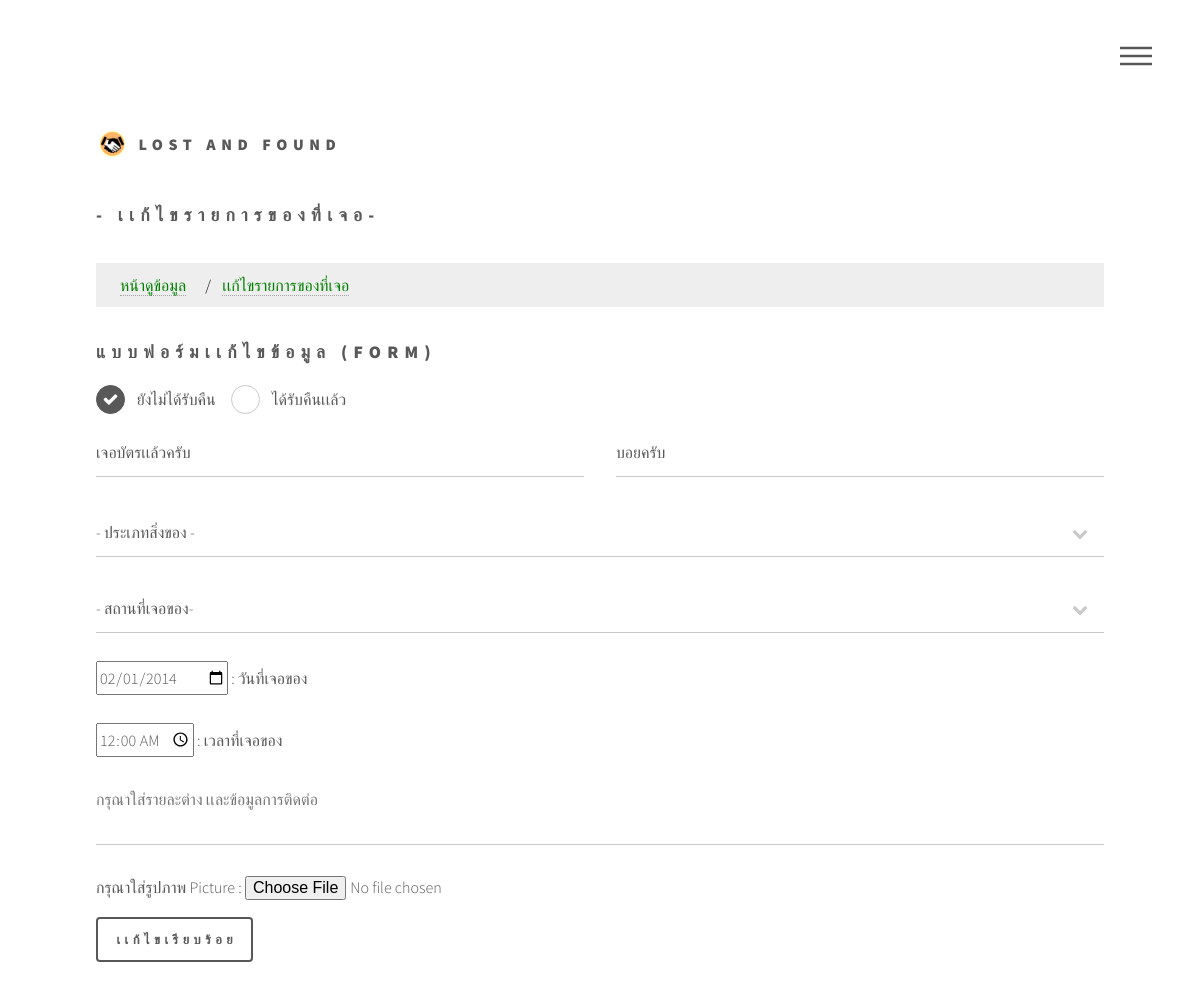
The app's page /fromupdatefound.php?found_id=1 with its own data.
### tables this page shows
CREATE TABLE `founditem` (
  `found_id` int(5) UNSIGNED NOT NULL,
  `name` varchar(30) NOT NULL,
  `fname` varchar(50) NOT NULL,
  `place_id` int(5) NOT NULL,
  `type_id` int(5) NOT NULL,
  `date` date NOT NULL,
  `time` time NOT NULL,
  `description` text NOT NULL,
  `photo` varchar(200) NOT NULL,
  `status` varchar(20) NOT NULL
);

### fromupdatefound.php (the view, shortened to what this page needs)
<?php
      require 'conectfromfound.php';
      $found_id = $_GET['found_id'];
      $qfound = "SELECT * FROM founditem  WHERE found_id='$found_id'";
      $resfound = mysqli_query($dbcon, $qfound);
      $rowfound = mysqli_fetch_array($resfound, MYSQLI_ASSOC);
?>
<!DOCTYPE HTML>
<html>
	<head>
		<link rel="stylesheet" href="assets/css/main.css" />
	</head>
	<body>
			<div id="wrapper">
					<header id="header">
						<div class="inner">
								<a href="index.phph" class="logo">
									<span class="symbol"><img src="images/11.svg" alt="" /></span><span class="title">LOST And FOUND</span>
								</a>
								<nav>
									<ul>
										<li><a href="#menu">Menu</a></li>
									</ul>
								</nav>
						</div>
					</header>
					<div id="main">
						<div class="inner">
<h2>- เเก้ไขรายการของที่เจอ- </h2>
<ul class="breadcrumb">
  <li><a href="3.php">หน้าดูข้อมูล</a></li>
  <li><a href="fromupdatefound.html">เเก้ไขรายการของที่เจอ</a></li>
</ul>
								<section>
									<h2>แบบฟอร์มเเก้ไขข้อมูล (Form)</h2>
									<form method="post" action="updatefound.php" enctype="multipart/form-data" id="form1">
										<div class="4u 12u$(small)">
												<label for=status_0 >ยังไม่ได้รับคืน</label>
												<label for="status_1">ได้รับคืนเเล้ว</label>
											</div>
										<div class="row uniform">
											<div class="6u 12u$(xsmall)">
											<input type="text" name="name" id="name" value="<?php echo $rowfound ['name']; ?>" type="text" placeholder="ชื่อหัวข้อ" />
											</div>
											<div class="6u 12u$(xsmall)">
											   <input type="text" name="fname" id="fname" value="<?php echo $rowfound ['fname']; ?>" type="text" placeholder="ชื่อ-นามสกุล" />
											</div>
											<div class="12u$">
												<div class="select-wrapper">
													<select name="type_id" id="type_id" >
														<option value="">- ประเภทสิ่งของ -</option>
													</select>
												</div>
												<br>
											<div class="12u$">
												<div class="select-wrapper">
													<select name="place_id" id="place_id" >
														<option value="">- สถานที่เจอของ-</option>
													</select>
												</div>
											</div>
											<br>
											<div class="6u$ 12u$(xsmall)">
												<input type="date" name="date" id="date" value="<?php echo $rowfound ['date']; ?>" type="date" placeholder="Date" />
												: วันที่เจอของ
											</div>
											<br>
											<div class="6u$ 12u$(xsmall)">
												<input type="time" name="time" id="Time" value="<?php echo $rowfound ['time']; ?>" placeholder="Time" />
												: เวลาที่เจอของ
											</div>
											<br>
											<div class="12u$">
												<textarea name="description" id="description" placeholder="กรุณาใส่รายละต่าง เเละข้อมูลการติดต่อ" rows="6"></textarea>
											</div>
											<br>
											<div class="12u$">
												กรุณาใส่รูปภาพ
												<form name="photo" method="post"  enctype="multipart/form-data">
	                                             Picture : <input type="file" name="photo"><br>
	                                             <div class="12u$">
												<ul class="actions">
													<input type="submit" value="เเก้ไขเรียบร้อย" />
												</ul>
											</div>
	                                             </form>
											</div>
						</div>
			</div>
	</body>
</html>

### fromupdatefound.php (style rules this page uses)
ul.breadcrumb { padding: 8px 16px; list-style: none; background-color: #eee; }
ul.breadcrumb li { display: inline; }
ul.breadcrumb li+li:before { padding: 8px; color: black; content: "/\00a0"; }
ul.breadcrumb li a { color: green; }

### records on screen
founditem: name "เจอบัตรเเล้วครับ", fname "บอยครับ", date "02/01/2014", time "00:00:00"
